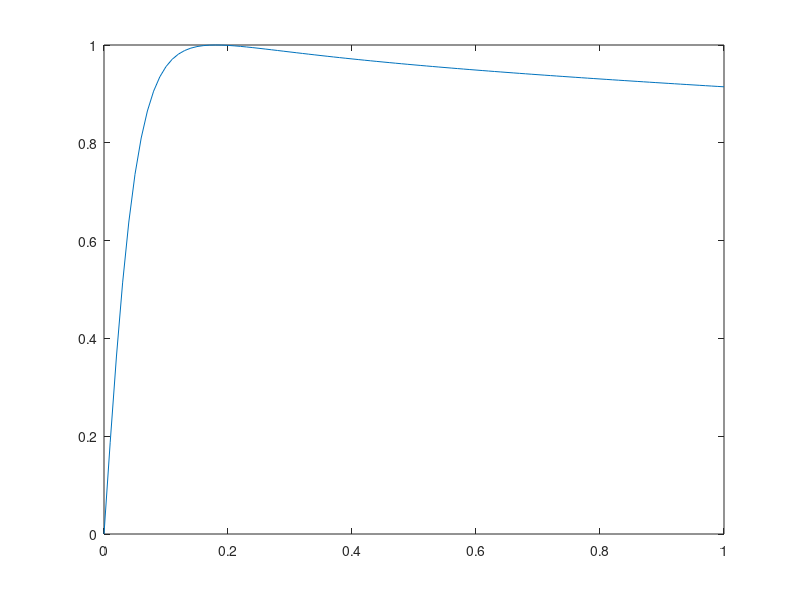

MATLAB code for this plot:
B = 10;
C = 1.9;
D = 1;
E = 0.97;
k = [0:.01:1];
u = D.*sin(C.*atan(( B.*k - E.*(B.*k - atan(B.*k)))));

figure
plot(k,u);